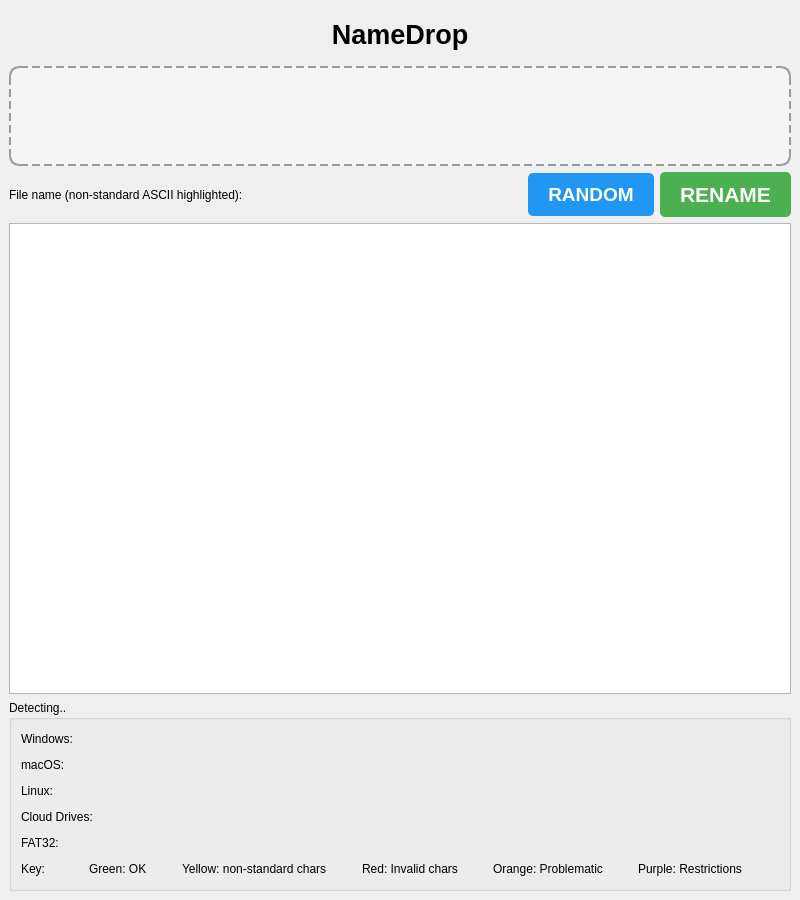
<?xml version="1.0" encoding="UTF-8"?>
<ui version="4.0">
 <class>NameDropApp</class>
 <widget class="QMainWindow" name="NameDropApp">
  <property name="geometry">
   <rect>
    <x>0</x>
    <y>0</y>
    <width>800</width>
    <height>900</height>
   </rect>
  </property>
  <property name="windowTitle">
   <string>NameDrop</string>
  </property>
  <widget class="QWidget" name="centralwidget">
   <layout class="QVBoxLayout" name="verticalLayout">
    <item>
     <widget class="QLabel" name="title">
      <property name="text">
       <string>NameDrop</string>
      </property>
      <property name="alignment">
       <set>Qt::AlignCenter</set>
      </property>
      <property name="styleSheet">
       <string>font-size: 20pt; font-weight: bold; padding: 10px;</string>
      </property>
     </widget>
    </item>
    <item>
     <widget class="QWidget" name="drag_drop" native="true">
      <property name="minimumSize">
       <size>
        <width>0</width>
        <height>100</height>
       </size>
      </property>
      <property name="styleSheet">
       <string>border: 2px dashed #999; border-radius: 10px; background-color: #f5f5f5;</string>
      </property>
     </widget>
    </item>
    <item>
     <layout class="QHBoxLayout" name="filename_header_layout">
      <item>
       <widget class="QLabel" name="filename_label">
        <property name="text">
         <string>File name (non-standard ASCII highlighted):</string>
        </property>
       </widget>
      </item>
      <item>
       <spacer name="horizontalSpacer">
        <property name="orientation">
         <enum>Qt::Horizontal</enum>
        </property>
        <property name="sizeHint" stdset="0">
         <size>
          <width>40</width>
          <height>20</height>
         </size>
        </property>
       </spacer>
      </item>
      <item>
       <widget class="QPushButton" name="random_btn">
        <property name="text">
         <string>RANDOM</string>
        </property>
        <property name="styleSheet">
         <string>font-size: 14pt; font-weight: bold; padding: 10px 20px; background-color: #2196F3; color: white; border: none; border-radius: 5px;</string>
        </property>
       </widget>
      </item>
      <item>
       <widget class="QPushButton" name="rename_btn">
        <property name="text">
         <string>RENAME</string>
        </property>
        <property name="enabled">
         <bool>false</bool>
        </property>
        <property name="styleSheet">
         <string>font-size: 16pt; font-weight: bold; padding: 10px 20px; background-color: #4CAF50; color: white; border: none; border-radius: 5px;</string>
        </property>
       </widget>
      </item>
     </layout>
    </item>
    <item>
     <widget class="QTextEdit" name="file_name_display">
      <property name="minimumSize">
       <size>
        <width>0</width>
        <height>60</height>
       </size>
      </property>
      <property name="readOnly">
       <bool>false</bool>
      </property>
     </widget>
    </item>
    <item>
     <widget class="QGroupBox" name="detection_group">
      <property name="title">
       <string>Detecting..</string>
      </property>
      <layout class="QVBoxLayout" name="detection_layout">
       <item>
        <layout class="QVBoxLayout" name="platforms_layout">
         <item>
          <layout class="QHBoxLayout" name="windows_row">
           <item>
            <widget class="QLabel" name="windows_label">
             <property name="text">
              <string>Windows:</string>
             </property>
             <property name="minimumSize">
              <size>
               <width>100</width>
               <height>0</height>
              </size>
             </property>
            </widget>
           </item>
           <item>
            <widget class="QWidget" name="windows_led" native="true">
             <property name="minimumSize">
              <size>
               <width>20</width>
               <height>20</height>
              </size>
             </property>
             <property name="maximumSize">
              <size>
               <width>20</width>
               <height>20</height>
              </size>
             </property>
            </widget>
           </item>
           <item>
            <spacer name="windows_spacer">
             <property name="orientation">
              <enum>Qt::Horizontal</enum>
             </property>
             <property name="sizeHint" stdset="0">
              <size>
               <width>40</width>
               <height>20</height>
              </size>
             </property>
            </spacer>
           </item>
          </layout>
         </item>
         <item>
          <layout class="QHBoxLayout" name="macos_row">
           <item>
            <widget class="QLabel" name="macos_label">
             <property name="text">
              <string>macOS:</string>
             </property>
             <property name="minimumSize">
              <size>
               <width>100</width>
               <height>0</height>
              </size>
             </property>
            </widget>
           </item>
           <item>
            <widget class="QWidget" name="macos_led" native="true">
             <property name="minimumSize">
              <size>
               <width>20</width>
               <height>20</height>
              </size>
             </property>
             <property name="maximumSize">
              <size>
               <width>20</width>
               <height>20</height>
              </size>
             </property>
            </widget>
           </item>
           <item>
            <spacer name="macos_spacer">
             <property name="orientation">
              <enum>Qt::Horizontal</enum>
             </property>
             <property name="sizeHint" stdset="0">
              <size>
               <width>40</width>
               <height>20</height>
              </size>
             </property>
            </spacer>
           </item>
          </layout>
         </item>
         <item>
          <layout class="QHBoxLayout" name="linux_row">
           <item>
            <widget class="QLabel" name="linux_label">
             <property name="text">
              <string>Linux:</string>
             </property>
             <property name="minimumSize">
              <size>
               <width>100</width>
               <height>0</height>
              </size>
             </property>
            </widget>
           </item>
           <item>
            <widget class="QWidget" name="linux_led" native="true">
             <property name="minimumSize">
              <size>
               <width>20</width>
               <height>20</height>
              </size>
             </property>
             <property name="maximumSize">
              <size>
               <width>20</width>
               <height>20</height>
              </size>
             </property>
            </widget>
           </item>
           <item>
            <spacer name="linux_spacer">
             <property name="orientation">
              <enum>Qt::Horizontal</enum>
             </property>
             <property name="sizeHint" stdset="0">
              <size>
               <width>40</width>
               <height>20</height>
              </size>
             </property>
            </spacer>
           </item>
          </layout>
         </item>
         <item>
          <layout class="QHBoxLayout" name="cloud_row">
           <item>
            <widget class="QLabel" name="cloud_label">
             <property name="text">
              <string>Cloud Drives:</string>
             </property>
             <property name="minimumSize">
              <size>
               <width>100</width>
               <height>0</height>
              </size>
             </property>
            </widget>
           </item>
           <item>
            <widget class="QWidget" name="cloud_led" native="true">
             <property name="minimumSize">
              <size>
               <width>20</width>
               <height>20</height>
              </size>
             </property>
             <property name="maximumSize">
              <size>
               <width>20</width>
               <height>20</height>
              </size>
             </property>
            </widget>
           </item>
           <item>
            <spacer name="cloud_spacer">
             <property name="orientation">
              <enum>Qt::Horizontal</enum>
             </property>
             <property name="sizeHint" stdset="0">
              <size>
               <width>40</width>
               <height>20</height>
              </size>
             </property>
            </spacer>
           </item>
          </layout>
         </item>
         <item>
          <layout class="QHBoxLayout" name="fat32_row">
           <item>
            <widget class="QLabel" name="fat32_label">
             <property name="text">
              <string>FAT32:</string>
             </property>
             <property name="minimumSize">
              <size>
               <width>100</width>
               <height>0</height>
              </size>
             </property>
            </widget>
           </item>
           <item>
            <widget class="QWidget" name="fat32_led" native="true">
             <property name="minimumSize">
              <size>
               <width>20</width>
               <height>20</height>
              </size>
             </property>
             <property name="maximumSize">
              <size>
               <width>20</width>
               <height>20</height>
              </size>
             </property>
            </widget>
           </item>
           <item>
            <spacer name="fat32_spacer">
             <property name="orientation">
              <enum>Qt::Horizontal</enum>
             </property>
             <property name="sizeHint" stdset="0">
              <size>
               <width>40</width>
               <height>20</height>
              </size>
             </property>
            </spacer>
           </item>
          </layout>
         </item>
        </layout>
       </item>
       <item>
        <layout class="QHBoxLayout" name="legend_layout">
         <item>
          <widget class="QLabel" name="legend_label">
           <property name="text">
            <string>Key:</string>
           </property>
           <property name="minimumSize">
            <size>
             <width>40</width>
             <height>0</height>
            </size>
           </property>
          </widget>
         </item>
         <item>
          <layout class="QHBoxLayout" name="green_legend">
           <item>
            <widget class="QWidget" name="green_led" native="true">
             <property name="minimumSize">
              <size>
               <width>16</width>
               <height>16</height>
              </size>
             </property>
             <property name="maximumSize">
              <size>
               <width>16</width>
               <height>16</height>
              </size>
             </property>
            </widget>
           </item>
           <item>
            <widget class="QLabel" name="green_label">
             <property name="text">
              <string>Green: OK</string>
             </property>
            </widget>
           </item>
          </layout>
         </item>
         <item>
          <spacer name="legend_spacer1">
           <property name="orientation">
            <enum>Qt::Horizontal</enum>
           </property>
           <property name="sizeHint" stdset="0">
            <size>
             <width>10</width>
             <height>20</height>
            </size>
           </property>
          </spacer>
         </item>
         <item>
          <layout class="QHBoxLayout" name="yellow_legend">
           <item>
            <widget class="QWidget" name="yellow_led" native="true">
             <property name="minimumSize">
              <size>
               <width>16</width>
               <height>16</height>
              </size>
             </property>
             <property name="maximumSize">
              <size>
               <width>16</width>
               <height>16</height>
              </size>
             </property>
            </widget>
           </item>
           <item>
            <widget class="QLabel" name="yellow_label">
             <property name="text">
              <string>Yellow: non-standard chars</string>
             </property>
            </widget>
           </item>
          </layout>
         </item>
         <item>
          <spacer name="legend_spacer2">
           <property name="orientation">
            <enum>Qt::Horizontal</enum>
           </property>
           <property name="sizeHint" stdset="0">
            <size>
             <width>10</width>
             <height>20</height>
            </size>
           </property>
          </spacer>
         </item>
         <item>
          <layout class="QHBoxLayout" name="red_legend">
           <item>
            <widget class="QWidget" name="red_led" native="true">
             <property name="minimumSize">
              <size>
               <width>16</width>
               <height>16</height>
              </size>
             </property>
             <property name="maximumSize">
              <size>
               <width>16</width>
               <height>16</height>
              </size>
             </property>
            </widget>
           </item>
           <item>
            <widget class="QLabel" name="red_label">
             <property name="text">
              <string>Red: Invalid chars</string>
             </property>
            </widget>
           </item>
          </layout>
         </item>
         <item>
          <spacer name="legend_spacer3">
           <property name="orientation">
            <enum>Qt::Horizontal</enum>
           </property>
           <property name="sizeHint" stdset="0">
            <size>
             <width>10</width>
             <height>20</height>
            </size>
           </property>
          </spacer>
         </item>
         <item>
          <layout class="QHBoxLayout" name="orange_legend">
           <item>
            <widget class="QWidget" name="orange_led" native="true">
             <property name="minimumSize">
              <size>
               <width>16</width>
               <height>16</height>
              </size>
             </property>
             <property name="maximumSize">
              <size>
               <width>16</width>
               <height>16</height>
              </size>
             </property>
            </widget>
           </item>
           <item>
            <widget class="QLabel" name="orange_label">
             <property name="text">
              <string>Orange: Problematic</string>
             </property>
            </widget>
           </item>
          </layout>
         </item>
         <item>
          <spacer name="legend_spacer4">
           <property name="orientation">
            <enum>Qt::Horizontal</enum>
           </property>
           <property name="sizeHint" stdset="0">
            <size>
             <width>10</width>
             <height>20</height>
            </size>
           </property>
          </spacer>
         </item>
         <item>
          <layout class="QHBoxLayout" name="purple_legend">
           <item>
            <widget class="QWidget" name="purple_led" native="true">
             <property name="minimumSize">
              <size>
               <width>16</width>
               <height>16</height>
              </size>
             </property>
             <property name="maximumSize">
              <size>
               <width>16</width>
               <height>16</height>
              </size>
             </property>
            </widget>
           </item>
           <item>
            <widget class="QLabel" name="purple_label">
             <property name="text">
              <string>Purple: Restrictions</string>
             </property>
            </widget>
           </item>
          </layout>
         </item>
         <item>
          <spacer name="legend_spacer5">
           <property name="orientation">
            <enum>Qt::Horizontal</enum>
           </property>
           <property name="sizeHint" stdset="0">
            <size>
             <width>40</width>
             <height>20</height>
            </size>
           </property>
          </spacer>
         </item>
        </layout>
       </item>
      </layout>
     </widget>
    </item>
   </layout>
  </widget>
 </widget>
 <resources/>
 <connections/>
</ui>
